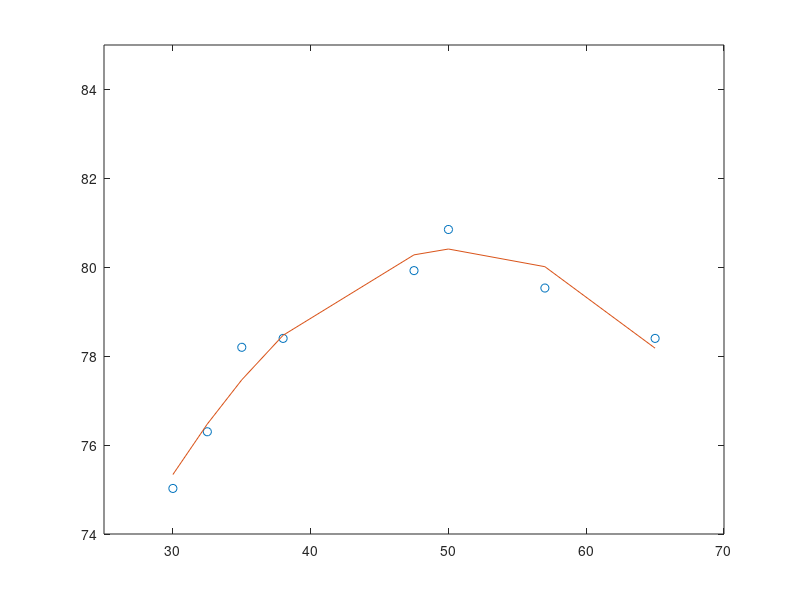

Here is the MATLAB script that generated this plot: (Note: this script raises an error after producing the figure.)
%Polyfit function of ruler v. pixel data to second order polynomial
%excel file: Copy of Intial test 10_ruler variance - Repetative copies 3-26
%matlab file: polyfit.m - on desktop
%second degree polynomial, we get: y = ax^2 + bx + c
x = [30, 32.5, 35, 38, 47.5, 50, 57, 65]; %ruler position values
y = [75.025, 76.3, 78.2, 78.4, 79.925, 80.85, 79.533, 78.4]; % pixel values
p = polyfit(x,y,2);%2 means second order
f = polyval(p,x);
table = [x y f y-f];
plot(x,y,'o',x,f,'-')
axis([25 70 74 85])
x_new = (x - mean(x))/std(x); %This ensures that we are working with a small range of X_new values, [-1 1].
[p,S,mu] = polyfit(x,y,n);
A_new = p(1); B_new = p(2); C_new = p(3); mu1 = mu(1); mu2 = mu(2);
C=(A_new*(mu1)^2/(mu2)^2-(B_new*(mu1/mu2))+C_new);
B = (B_new*mu2 - 2*A_new*mu1)/(mu2)^2;
A = A_new/(mu2)^2;



